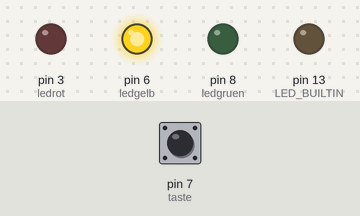
The sketch below on a simulated Arduino Uno, built with avr-gcc and run on an emulated ATmega328P. On the bench: output pins drawn as LEDs (lit = HIGH). Dashed ring = blinking. The test bench sets the inputs (shaded band); at power-on: pin 7 (taste) LOW.

Above: at 1.2 s.
1.3 s: pin 7 (taste) pulled HIGH for 0.25 s
At 1.65 s:
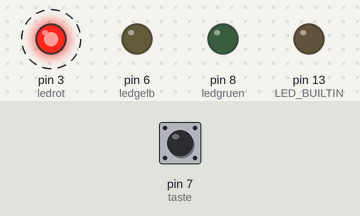
4.3 s: pin 7 (taste) pulled HIGH for 1 s
At 4.7 s:
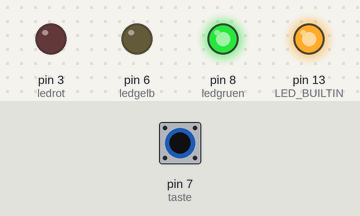
6.8 s: pin 7 (taste) pulled HIGH for 3.2 s
At 7.3 s:
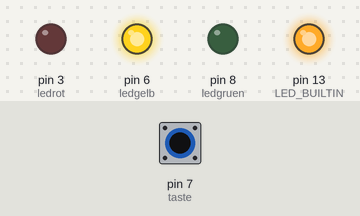
Timing chart, 0 to 18.3 s (numbered marks = the images above; inputs shaded):
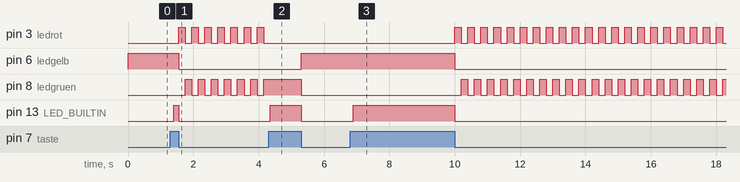

Measured:
- after the input at 1.3 s, pin 3 (ledrot): alternates HIGH for 0.20 s and LOW for 0.20 s, starting after 0.25 s; pin 6 (ledgelb): HIGH → LOW after 0.25 s; pin 8 (ledgruen): alternates HIGH for 0.20 s and LOW for 0.20 s, starting after 0.45 s; pin 13 (LED_BUILTIN): LOW → HIGH after 0.10 s, → LOW 0.15 s later
- after the input at 4.3 s, pin 3 (ledrot): stops changing and stays LOW; pin 6 (ledgelb): LOW → HIGH after 1.0 s; pin 13 (LED_BUILTIN): LOW → HIGH after 0.05 s, → LOW 0.95 s later
- after the input at 6.8 s, pin 3 (ledrot): alternates HIGH for 0.20 s and LOW for 0.20 s, starting after 3.2 s; pin 6 (ledgelb): HIGH → LOW after 3.2 s; pin 8 (ledgruen): alternates HIGH for 0.20 s and LOW for 0.20 s, starting after 3.4 s; pin 13 (LED_BUILTIN): LOW → HIGH after 0.10 s, → LOW 3.1 s later

The sketch:

09blink.ino
```cpp
//09blink
//Franzis Adventskalender für Arduino

int ledrot = 3;
int ledgelb = 6;
int ledgruen = 8;
int taste = 7;
int z = 200;
bool r = false;

void setup() {
  pinMode(LED_BUILTIN, OUTPUT);
  pinMode(ledrot, OUTPUT);
  pinMode(ledgelb, OUTPUT);
  pinMode(ledgruen, OUTPUT);
  pinMode(taste, INPUT);
}

void loop() {
  if(digitalRead(taste) == HIGH) {
    while(digitalRead(taste) == HIGH) {
      digitalWrite(LED_BUILTIN, HIGH);
    }
    digitalWrite(LED_BUILTIN, LOW);
    r = !r;
  }
  if(r) {
    digitalWrite(ledrot, HIGH);
    digitalWrite(ledgelb, LOW);
    digitalWrite(ledgruen, LOW);
    delay(z);
    digitalWrite(ledrot, LOW);
    digitalWrite(ledgruen, HIGH);
    delay(z);
  }
  else {
    digitalWrite(ledrot, LOW);
    digitalWrite(ledgelb, HIGH);
    digitalWrite(ledgruen, LOW);
    delay(z);
  }
}
```
